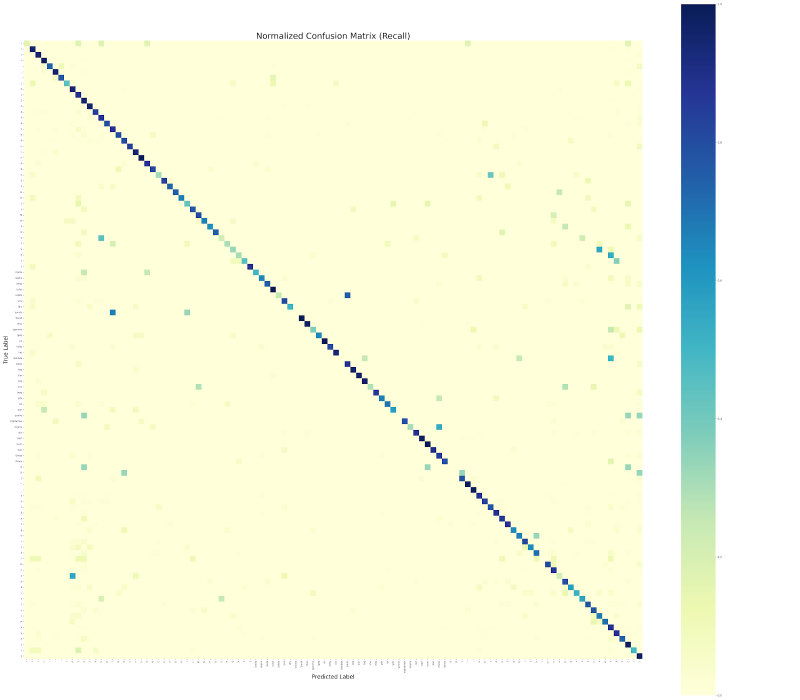
#> input picture normalized_confusion_matrix_heatmap.png, 1600 x 1400 px (shown at 1/2 size)
$ python -i gen_pkl.py   (imports and definitions only)
#> lines starting #> are read from the running program, lines starting #| are printed output that depends on the picture
"""
Generate a .pkl mapping uid -> image ndarray (channels, H, W).
Usage (from project root):
    python gen_pkl.py --image-dir off_image_test --caption-file test_caption.txt --out-file offline-test.pkl --channels 1 --ext bmp
"""
from pathlib import Path
import argparse
import pickle
import numpy as np
from PIL import Image

# Try to import image reading backend (imageio v2 preferred, fallback to imageio)
try:
    import imageio.v2 as imageio
except Exception:
    try:
        import imageio  # older imageio
    except Exception:
        imageio = None  # will fall back to PIL

def imread_fallback(path: Path) -> np.ndarray:
    """Read image as 2D grayscale numpy array using imageio if available, else PIL."""
#> called with path = 'normalized_confusion_matrix_heatmap.png'
    if imageio is not None:
        try:
            im = imageio.imread(str(path))
#> im is the input picture: shape (1400, 1600, 3); mean R, G, B 246.8, 249.7, 224.6
        except Exception:
            im = np.asarray(Image.open(str(path)).convert("L"))
    else:
        im = np.asarray(Image.open(str(path)).convert("L"))
    # If color, convert to grayscale
    if im.ndim == 3:
        im = np.asarray(Image.fromarray(im).convert("L"))
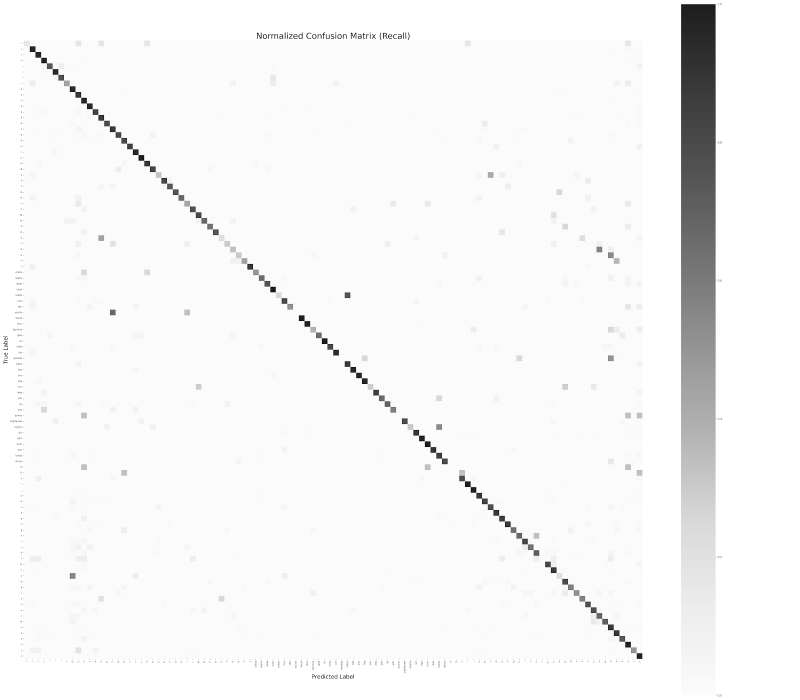
#> im: shape (1400, 1600) (shown at 1/2 size); min 0, max 255, mean 246.2
    return im

# [75 lines left out: functions build_features, main, not called in this run]

# [2 lines not run here, left out]

>>> result = imread_fallback('normalized_confusion_matrix_heatmap.png')
